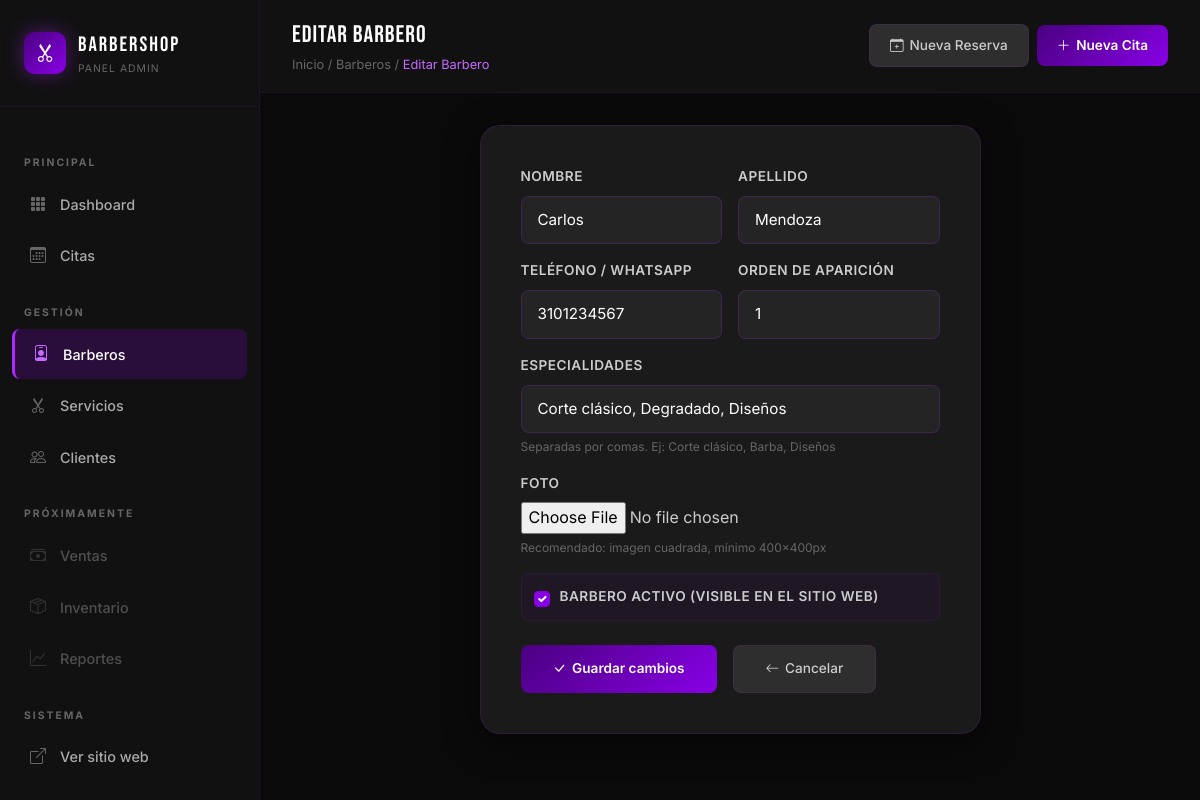
Page /panel/barberos/1/editar/ (signed in) on the committed database.
### core/models.py (models this page shows, shortened)
class ConfiguracionBarberia(models.Model):
    nombre = models.CharField(max_length=200, default='Mi Barbería')
    slogan = models.CharField(max_length=300, blank=True)
    descripcion = models.TextField(blank=True)
    whatsapp = models.CharField(max_length=20, blank=True, help_text='Número con código de país ej: 573001234567')
    telefono = models.CharField(max_length=20, blank=True)
    email = models.EmailField(blank=True)
    direccion = models.TextField(blank=True)
    instagram = models.CharField(max_length=100, blank=True)
    facebook = models.CharField(max_length=100, blank=True)
    logo = models.ImageField(upload_to='config/', blank=True, null=True)
    imagen_hero = models.ImageField(upload_to='config/', blank=True, null=True)
    horario_texto = models.TextField(blank=True, help_text='Descripción del horario de atención')
    activo = models.BooleanField(default=True)
    class Meta:
        verbose_name = 'Configuración'
        verbose_name_plural = 'Configuración de la Barbería'
    @classmethod
    def get_config(cls):
        config = cls.objects.filter(activo=True).first()
        if not config:
            config = cls.objects.create(nombre='BarberShop', whatsapp='573001234567')
        return config

### barberos/models.py (models this page shows, shortened)
class Barbero(models.Model):
    nombre = models.CharField(max_length=100)
    apellido = models.CharField(max_length=100)
    telefono = models.CharField(max_length=20, blank=True)
    foto = models.ImageField(upload_to='barberos/', blank=True, null=True)
    especialidades = models.TextField(blank=True, help_text='Especialidades separadas por coma')
    activo = models.BooleanField(default=True)
    orden = models.PositiveIntegerField(default=0)
    creado = models.DateTimeField(auto_now_add=True)
    class Meta:
        verbose_name = 'Barbero'
        verbose_name_plural = 'Barberos'
        ordering = ['orden', 'nombre']

### core/panel_views.py (the view)
# urls.py: path('barberos/<int:pk>/editar/', panel_views.barbero_editar, name='panel_barbero_editar'),
@login_required
def barbero_editar(request, pk):
    config = ConfiguracionBarberia.get_config()
    barbero = get_object_or_404(Barbero, pk=pk)
    if request.method == 'POST':
        form = BarberoForm(request.POST, request.FILES, instance=barbero)
        if form.is_valid():
            form.save()
            messages.success(request, 'Barbero actualizado.')
            return redirect('panel_barberos')
    else:
        form = BarberoForm(instance=barbero)
    return render(request, 'panel/barbero_form.html', {
        'config': config, 'form': form, 'barbero': barbero,
        'titulo': 'Editar Barbero', 'page': 'barberos'
    })

### citas/forms.py
class BarberoForm(forms.ModelForm):
    class Meta:
        model = Barbero
        fields = ['nombre', 'apellido', 'telefono', 'foto', 'especialidades', 'activo', 'orden']
        widgets = {
            'nombre': forms.TextInput(attrs={'class': 'form-control form-control-dark'}),
            'apellido': forms.TextInput(attrs={'class': 'form-control form-control-dark'}),
            'telefono': forms.TextInput(attrs={'class': 'form-control form-control-dark'}),
            'especialidades': forms.TextInput(attrs={
                'class': 'form-control form-control-dark',
                'placeholder': 'Corte, Barba, Diseño...',
            }),
            'orden': forms.NumberInput(attrs={'class': 'form-control form-control-dark'}),
            'activo': forms.CheckboxInput(attrs={'class': 'form-check-input'}),
        }

### templates/panel/barbero_form.html (shortened to what this page needs)
{% extends 'base_panel.html' %}
{% block page_header %}{{ titulo }}{% endblock %}
{% block breadcrumb_extra %} / <a href="{% url 'panel_barberos' %}" style="color: var(--gray-600); text-decoration:none;">Barberos</a> / <span>{{ titulo }}</span>{% endblock %}
{% block panel_content %}
<div class="row justify-content-center">
  <div class="col-lg-7">
    <div class="form-card">
      <form method="post" enctype="multipart/form-data" novalidate>
        <div class="row g-3 mb-4">
          <div class="col-md-6">
            <label class="form-label-barber">Nombre</label>
            {{ form.nombre }}
          </div>
          <div class="col-md-6">
            <label class="form-label-barber">Apellido</label>
            {{ form.apellido }}
          </div>
          <div class="col-md-6">
            <label class="form-label-barber">Teléfono / WhatsApp</label>
            {{ form.telefono }}
          </div>
          <div class="col-md-6">
            <label class="form-label-barber">Orden de aparición</label>
            {{ form.orden }}
          </div>
          <div class="col-12">
            <label class="form-label-barber">Especialidades</label>
            {{ form.especialidades }}
            <div style="font-size:0.75rem; color: var(--gray-600); margin-top:4px;">
              Separadas por comas. Ej: Corte clásico, Barba, Diseños
            </div>
          </div>
          <div class="col-12">
            <label class="form-label-barber">Foto</label>
            {{ form.foto }}
            <div style="font-size:0.75rem; color: var(--gray-600); margin-top:4px;">
              Recomendado: imagen cuadrada, mínimo 400x400px
            </div>
          </div>
          <div class="col-12">
            <div style="display:flex; align-items:center; gap:10px; padding:0.75rem; background: rgba(136,0,230,0.05); border-radius: var(--radius-sm); border: 1px solid rgba(169,41,255,0.1);">
              {{ form.activo }}
              <label class="form-label-barber mb-0" style="cursor:pointer;">Barbero activo (visible en el sitio web)</label>
            </div>
          </div>
        </div>
        <div class="d-flex gap-3">
          <button type="submit" class="btn-panel-primary" style="padding:0.75rem 2rem;">
            <i class="bi bi-check-lg"></i>
            {% if barbero %}Guardar cambios{% else %}Crear barbero{% endif %}
          </button>
          <a href="{% url 'panel_barberos' %}" class="btn-panel-secondary" style="padding:0.75rem 2rem;">
            <i class="bi bi-arrow-left"></i> Cancelar
          </a>
        </div>
      </form>
    </div>
  </div>
</div>
{% endblock %}

### templates/base_panel.html (shortened to what this page needs)
{% extends 'base.html' %}
{% load static %}
{% block body %}
<div class="panel-wrapper">
  <aside class="sidebar" id="sidebar">
    <div class="sidebar-logo">
      <div class="sidebar-logo-icon">
        <i class="bi bi-scissors text-white"></i>
      </div>
      <div>
        <div class="sidebar-logo-text">
          {% if config %}{{ config.nombre|upper|truncatechars:12 }}{% else %}BARBER<span>SHOP</span>{% endif %}
        </div>
        <div style="font-size:0.65rem; color: var(--gray-600); letter-spacing:1px; text-transform:uppercase;">Panel Admin</div>
      </div>
    </div>
    <nav class="sidebar-nav">
      <p class="sidebar-section-label">Principal</p>
      <a href="{% url 'panel_dashboard' %}" class="sidebar-link {% if page == 'dashboard' %}active{% endif %}">
        <span class="sidebar-icon"><i class="bi bi-grid-3x3-gap-fill"></i></span>
        Dashboard
      </a>
      <a href="{% url 'panel_citas' %}" class="sidebar-link {% if page == 'citas' %}active{% endif %}">
        <span class="sidebar-icon"><i class="bi bi-calendar3"></i></span>
        Citas
      </a>
      <p class="sidebar-section-label">Gestión</p>
      <a href="{% url 'panel_barberos' %}" class="sidebar-link {% if page == 'barberos' %}active{% endif %}">
        <span class="sidebar-icon"><i class="bi bi-person-badge"></i></span>
        Barberos
      </a>
      <a href="{% url 'panel_servicios' %}" class="sidebar-link {% if page == 'servicios' %}active{% endif %}">
        <span class="sidebar-icon"><i class="bi bi-scissors"></i></span>
        Servicios
      </a>
      <a href="{% url 'panel_clientes' %}" class="sidebar-link {% if page == 'clientes' %}active{% endif %}">
        <span class="sidebar-icon"><i class="bi bi-people"></i></span>
        Clientes
      </a>
      <p class="sidebar-section-label">Próximamente</p>
      <a href="#" class="sidebar-link" style="opacity:0.4; cursor:not-allowed;">
        <span class="sidebar-icon"><i class="bi bi-cash-stack"></i></span>
        Ventas
      </a>
      <a href="#" class="sidebar-link" style="opacity:0.4; cursor:not-allowed;">
        <span class="sidebar-icon"><i class="bi bi-box-seam"></i></span>
        Inventario
      </a>
      <a href="#" class="sidebar-link" style="opacity:0.4; cursor:not-allowed;">
        <span class="sidebar-icon"><i class="bi bi-graph-up"></i></span>
        Reportes
      </a>
      <p class="sidebar-section-label">Sistema</p>
      <a href="{% url 'home' %}" class="sidebar-link" target="_blank">
        <span class="sidebar-icon"><i class="bi bi-box-arrow-up-right"></i></span>
        Ver sitio web
      </a>
      <a href="/django-admin/" class="sidebar-link" target="_blank">
        <span class="sidebar-icon"></span>
      </a>
    </nav>
  </aside>
  <main class="panel-content">
    <header class="panel-topbar">
      <div class="d-flex align-items-center gap-3">
        <div>
          <div class="topbar-title">{% block page_header %}Panel{% endblock %}</div>
          <div class="topbar-breadcrumb">
            <a href="{% url 'panel_dashboard' %}" style="color: var(--gray-600); text-decoration:none;">Inicio</a>
            {% block breadcrumb_extra %}{% endblock %}
          </div>
        </div>
      </div>
      <div class="d-flex align-items-center gap-2">
        <a href="{% url 'reservar' %}" target="_blank" class="btn-panel-secondary d-none d-md-flex">
          <i class="bi bi-calendar-plus"></i> Nueva Reserva
        </a>
        <a href="{% url 'panel_cita_crear' %}" class="btn-panel-primary">
          <i class="bi bi-plus-lg"></i>
          <span class="d-none d-md-inline">Nueva Cita</span>
        </a>
      </div>
    </header>
    <div class="panel-main">
      {% block panel_content %}{% endblock %}
    </div>
  </main>
</div>
{% endblock %}

### rows in the picture
ConfiguracionBarberia: nombre "BARBERSHOP"
Barbero: nombre "Carlos", apellido "Mendoza", telefono "3101234567", orden "1", especialidades "Corte clásico, Degradado, Diseños", activo "☑"

### other values in the picture
{{ titulo }} "Editar Barbero"
